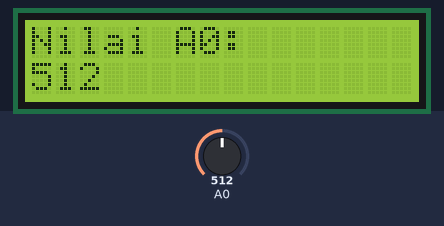
A sketch run on a simulated Arduino Uno, built with avr-gcc and run on an emulated ATmega328P. Shown: 16×2 character LCD. The test bench sets the inputs (shaded band); at power-on: A0 = 512.

Above: at 1.2 s.
1.3 s: A0 set to 716
At 2.3 s:
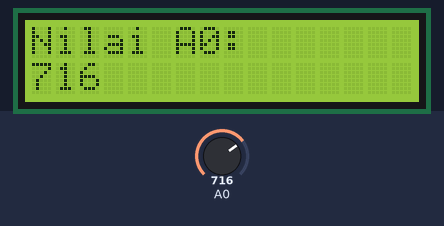
2.9 s: A0 set to 900
At 4.3 s:
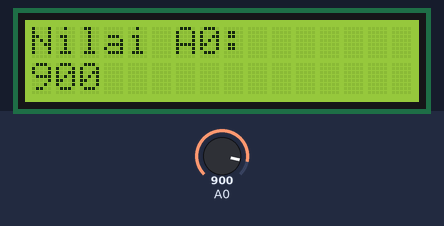
4.6 s: A0 set to 1023
At 5.6 s:
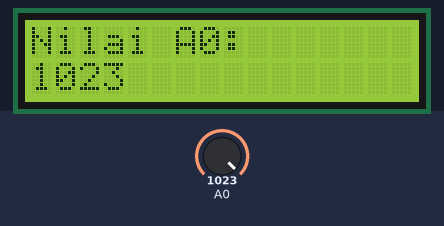
Timing chart, 0 to 7.6 s (numbered marks = the images above; inputs shaded):
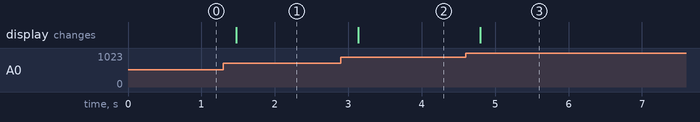

The sketch:

03_Baca_Potensiometer.ino
```cpp
#include <Wire.h>
#include <LiquidCrystal_I2C.h>

LiquidCrystal_I2C lcd(0x27, 16, 2);

void setup() {
  lcd.init();
  lcd.backlight();
}

void loop() {
  int nilai = analogRead(A0);
  lcd.setCursor(0, 0);
  lcd.print("Nilai A0:       ");
  lcd.setCursor(0, 1);
  lcd.print(nilai);
  lcd.print("        ");
  delay(250);
}
```

Measured:
- after the input at 1.3 s, the display: changes after 0.17 s (image 1)
- after the input at 2.9 s, the display: changes after 0.23 s (image 2)
- after the input at 4.6 s, the display: changes after 0.19 s (image 3)
